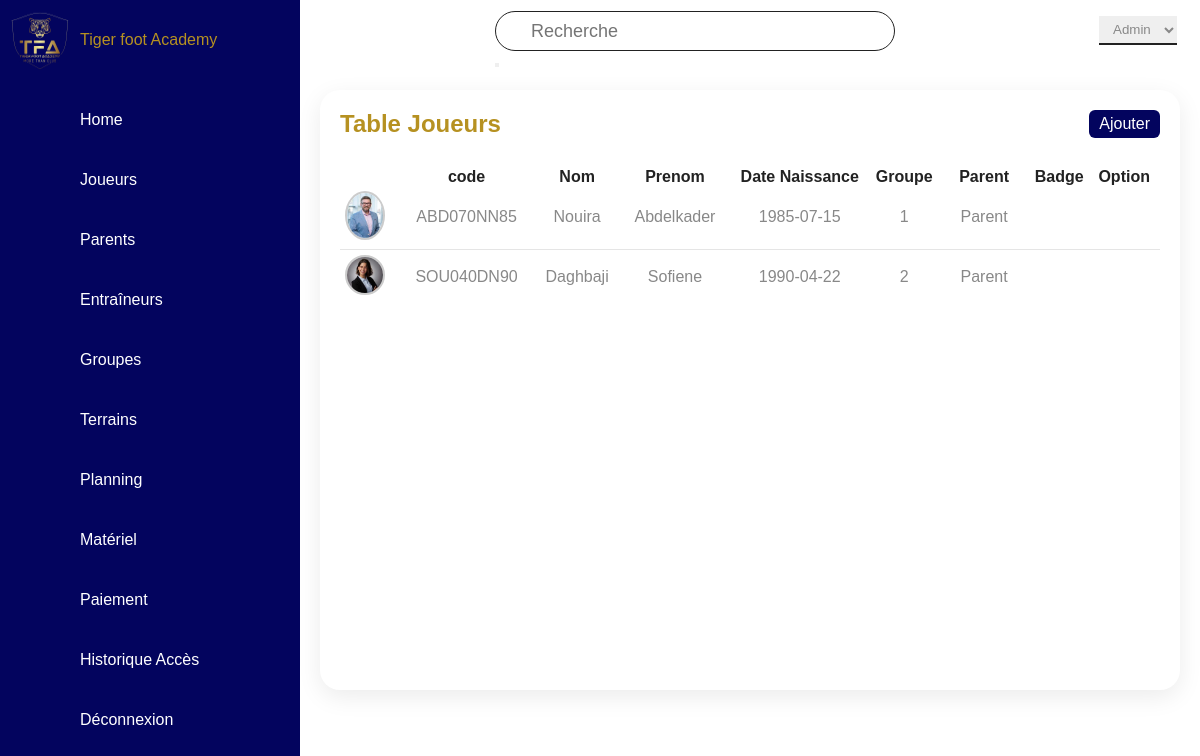
/Joueurs.php (signed in), run on an earlier commit of the app's database.
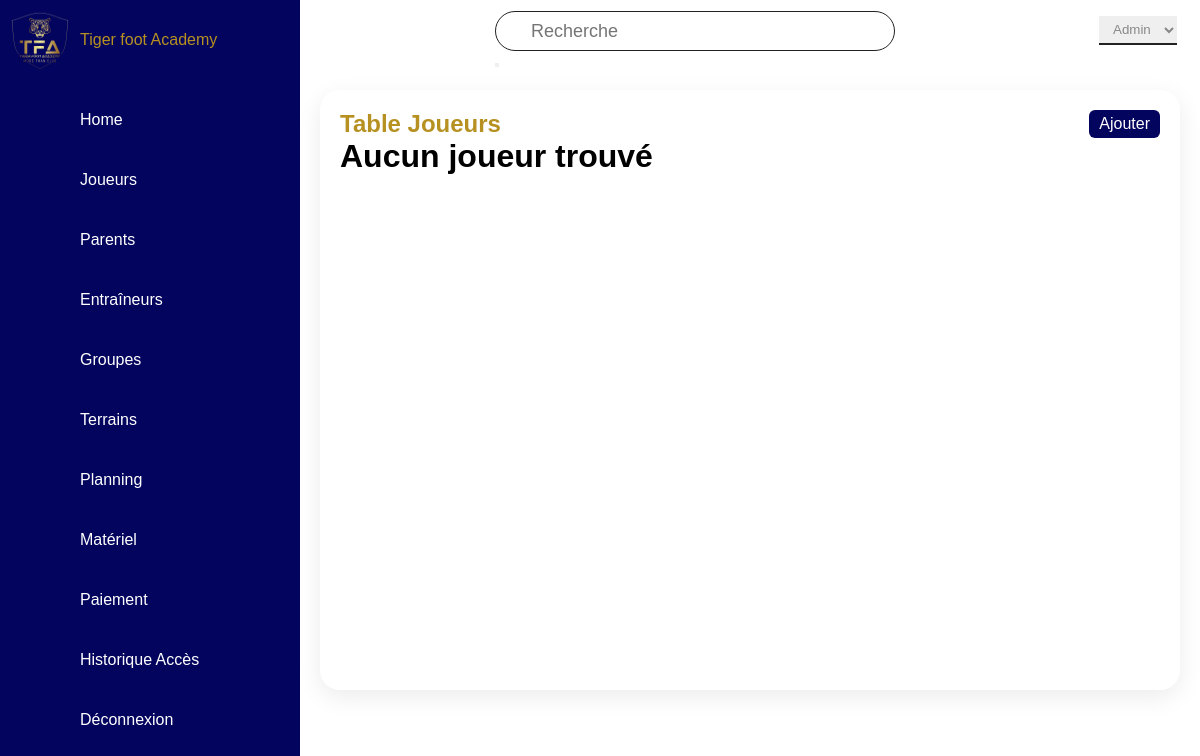
And on a later commit of the database.
### tables this page shows
CREATE TABLE Joueur (
    code VARCHAR(255) PRIMARY KEY,
    nom VARCHAR(255) NOT NULL,
    prenom VARCHAR(255) NOT NULL,
    date_naissance DATE NOT NULL,
    photo VARCHAR(255) NOT NULL,
    groupe_id INT,
    parent_cin INT
);

### Joueurs.php (the view, shortened to what this page needs)
<?php
require_once "connection.php";
include "navigation.php";
$sql1 = "SELECT Joueur.code ,Joueur.nom,Joueur.prenom,Joueur.date_naissance, Joueur.photo,Joueur.parent_cin ,Joueur.groupe_id AS groupe FROM Joueur;";
$result1 =mysqli_query($con,$sql1);
$nb=mysqli_num_rows($result1);
?>
<!DOCTYPE html>
<html lang="en">
<head>
    <link rel="stylesheet" href="styleDashbord.css">
</head>
<body>
<div class="main">
        <div class="topbar">
            <div class="toggle"><ion-icon name="menu-outline"></ion-icon></div>
            <div class="search"><form action="rechercheJoueurs.php" method="GET">
                <input type="text" name="search" placeholder="Recherche">
                <button type="submit"><ion-icon name="search-outline"></ion-icon></button>
            </form>
        </div>
            <div class="user">
            <div class="notification"><a href="notifications.php"><ion-icon name="notifications-outline"></ion-icon></a></div>
            <div class="userType">
                    <select id="userTypeSelect">
                        <option value="admin">Admin</option>
                    </select>
                </div>
            </div>
        </div>
        <div class="detaille">
            <div class="affichageTable">
                <div class="cardHeader">
                    <h2>Table Joueurs</h2>
                    <a href="addJoueur.php" class="btn"><ion-icon name="add-outline"></ion-icon>Ajouter</a>
                </div>
                <?php if ($nb > 0) {   ?>
                <table>
                    <thead>
                        <tr>
                            <th></th>
                            <th>code</th>
                            <th>Nom</th>
                            <th>Prenom</th>
                            <th>Date Naissance</th>
                            <th>Groupe</th>
                            <th>Parent</th>
                            <th>Badge</th>
                            <th colspan="2">Option</th>
                        </tr>
                    </thead>
                    <TBody>
                        <?php while($row = mysqli_fetch_assoc($result1)) { ?>
                        <tr>
                            <td class="photobx"><div class="imgBX"><img src="img/<?php echo $row["photo"];?>" ></div></td>
                            <td align="center"><?php echo $row["code"]; ?></td>
                            <td align="center"><?php echo $row["nom"]; ?></td>
                            <td align="center"><?php echo $row["prenom"]; ?></td>
                            <td align="center"><?php echo $row["date_naissance"]; ?></td>
                            <td align="center"><?php echo $row["groupe"]; ?></td>
                            <td align="center"><a href="rechercheParentDeJoueur.php?parent_cin=<?php echo $row["parent_cin"]?>">Parent</a></td>
                            <td align="center"><a href="printBadge.php?code=<?php echo $row["code"]?>" ><ion-icon name="print-outline"></ion-icon></a></td>
                            <td align="center"><a onclick="return confirm('Êtes-vous sûr de vouloir modifier ce joueur ?')" href="editJoueurs.php?code=<?php echo ($row["code"]);?>"><ion-icon name="create-outline"></ion-icon></a></td>
                            <td align="center"><a onclick="return confirm('Êtes-vous sûr de vouloir supprimer ce joueur ?')" href="deleteJoueurs.php?code=<?php echo($row["code"]); ?>"><ion-icon name="trash-outline"></ion-icon></a></td>
                        </tr>
                        <?php } ?>
                    </TBody>
                </table>
            </div>
            <?php }
                else {?>
            <div class="jumbotron">
                <h1>Aucun joueur trouvé</h1>
            </div>
            <?php } ?>
        </div>
    </div>
</body>
</html>

What changed in the data, as far as the page shows it:
removed joueur: photo (picture), code "ABD070NN85", nom "Nouira", prenom "Abdelkader", date_naissance "1985-07-15", groupe "1"
removed joueur: photo (picture), code "SOU040DN90", nom "Daghbaji", prenom "Sofiene", date_naissance "1990-04-22", groupe "2"
Also different on the page:
text no longer shown: "code Nom Prenom Date Naissance Groupe Parent Badge Option"
text now shown: "Aucun joueur trouvé"
